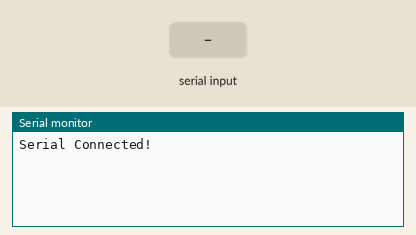
A sketch run on a simulated Arduino Uno, built with avr-gcc and run on an emulated ATmega328P. Shown: the last lines printed to the serial monitor. The inputs (shaded band) are chosen by the test bench.

Above: at 1.2 s.
1.3 s: "1" received over the second serial link
At 1.6 s:
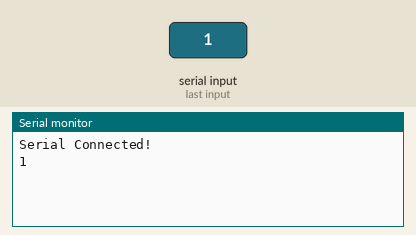
2.8 s: "0" received over the second serial link
At 4.0 s:
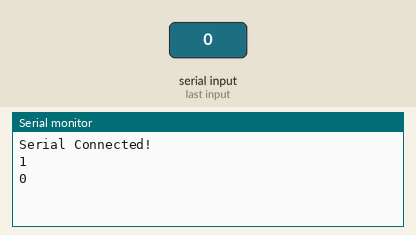

The sketch:

init.ino
```cpp
#include <SoftwareSerial.h>

SoftwareSerial wifi(10, 11); // RX, TX
String comdata = ""; //get from wifi rx,tx

void setup() {
  Serial.begin(2400);
  Serial.println("Serial Connected!");
  wifi.begin(9600);
}

//read wifi rx,tx
void getComdata()
{
   while (wifi.available() > 0) {
     comdata += char(wifi.read());
     delay(2);
    }
}

void loop() {
  getComdata();
  if (comdata.length() > 0) {
    Serial.println(comdata);
    comdata = "";
  }
  if (Serial.available()) {
    wifi.write(Serial.read());
  }
}
```

Measured:
- after the input at 1.3 s, the serial monitor: prints a new line at once (image 1)
- after the input at 2.8 s, the serial monitor: prints a new line at once (image 2)
